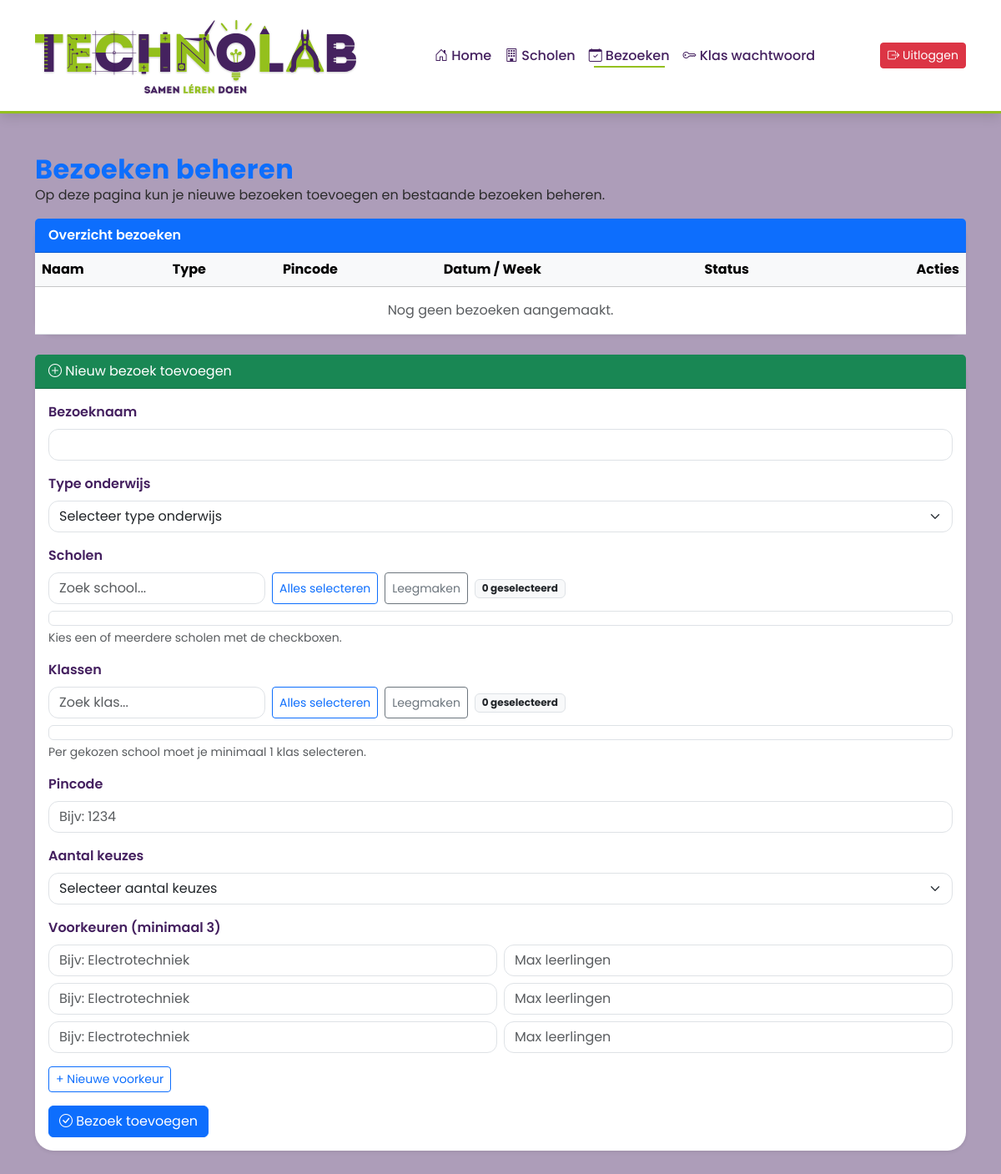
Page /bezoeken.php (signed in) on the earlier database version.
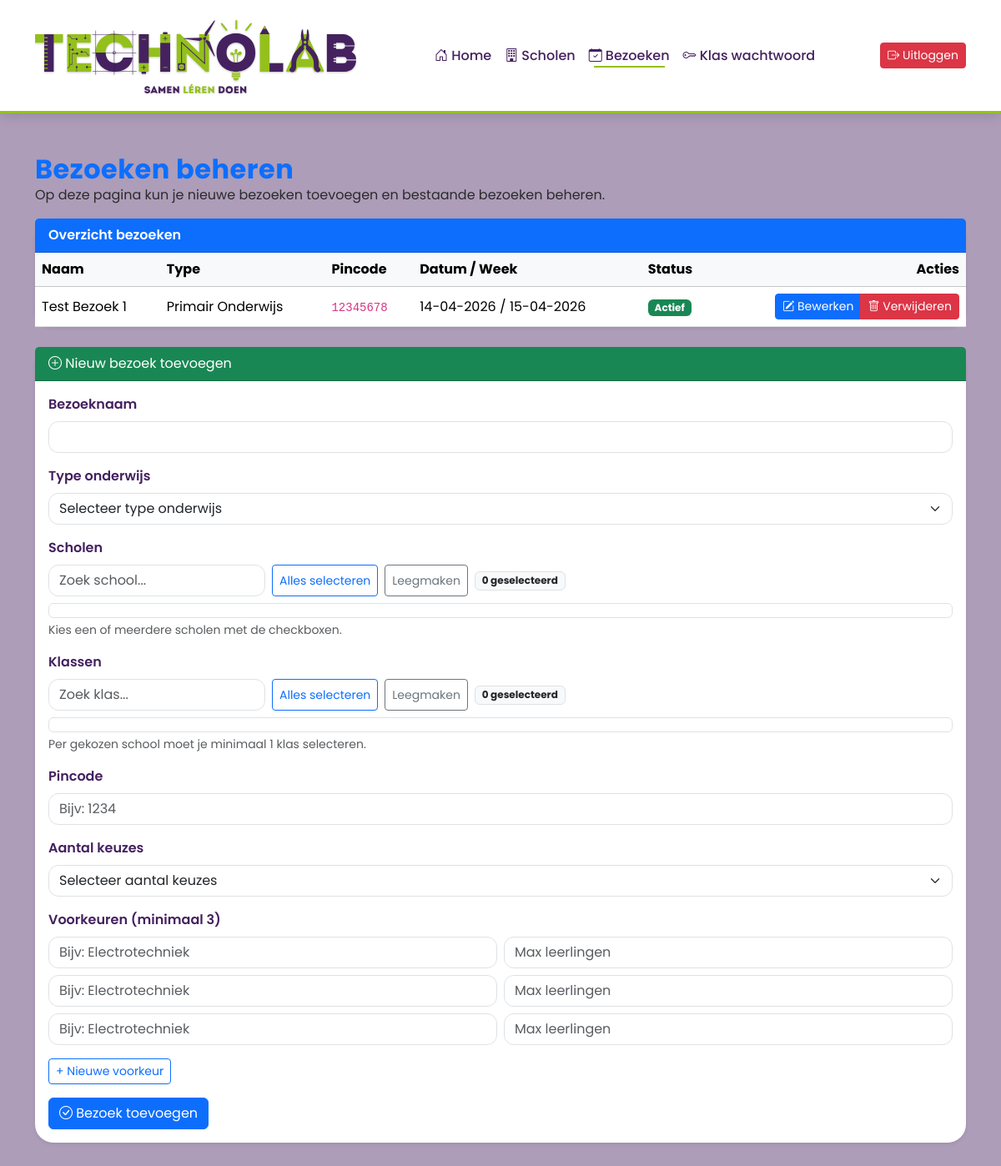
Same page on the later database version.
### tables this page shows
CREATE TABLE `bezoek` (
  `bezoek_id` int(11) NOT NULL,
  `naam` varchar(255) NOT NULL,
  `type_onderwijs` enum('PO','VO','MBO') NOT NULL,
  `pincode` varchar(50) NOT NULL,
  `max_keuzes` tinyint(3) UNSIGNED NOT NULL DEFAULT 2,
  `po_dag1` datetime DEFAULT NULL,
  `po_dag2` datetime DEFAULT NULL,
  `vo_week_start` date DEFAULT NULL,
  `vo_week_eind` date DEFAULT NULL,
  `actief` tinyint(1) NOT NULL DEFAULT 1,
  `created_at` timestamp NOT NULL DEFAULT current_timestamp()
);

### bezoeken.php (the view, shortened to what the rows shown need)
<?php
require 'includes/header.php';
$alle_bezoeken_result = $conn->query('SELECT * FROM bezoek ORDER BY created_at DESC');
$highlight_id = isset($_GET['highlight']) ? (int)$_GET['highlight'] : null;
?>
<div class="ttr-app">
    <div class="container py-5">
        <h2 class="fw-bold text-primary mb-0">Bezoeken beheren</h2>
        <div class="card mb-4 shadow-sm">
            <div class="card-body p-0">
                <div class="table-responsive">
                    <table class="table table-hover align-middle mb-0">
                        <thead class="table-light">
                            <tr>
                                <th>Naam</th>
                                <th>Type</th>
                                <th>Pincode</th>
                                <th>Datum / Week</th>
                                <th>Status</th>
                                <th class="text-end">Acties</th>
                            </tr>
                        </thead>
                        <tbody>
                            <?php if ($alle_bezoeken_result && $alle_bezoeken_result->num_rows > 0): ?>
                                <?php while ($brow = $alle_bezoeken_result->fetch_assoc()): ?>
                                    <?php
                                        $type_labels = ['PO' => 'Primair Onderwijs', 'VO' => 'Voortgezet Onderwijs', 'MBO' => 'MBO'];
                                        $type_label = $type_labels[$brow['type_onderwijs']] ?? $brow['type_onderwijs'];
                                        if ($brow['type_onderwijs'] === 'PO') {
                                            $datum_str = $brow['po_dag1'] ? date('d-m-Y', strtotime($brow['po_dag1'])) : '—';
                                            if ($brow['po_dag2']) $datum_str .= ' / ' . date('d-m-Y', strtotime($brow['po_dag2']));
                                        } else {
                                            $datum_str = ($brow['vo_week_start'] ? date('d-m-Y', strtotime($brow['vo_week_start'])) : '—');
                                            if ($brow['vo_week_eind']) $datum_str .= ' t/m ' . date('d-m-Y', strtotime($brow['vo_week_eind']));
                                        }
                                    ?>
                                    <tr<?= ($highlight_id === (int)$brow['bezoek_id']) ? ' class="table-warning"' : '' ?>>
                                        <td><?= htmlspecialchars($brow['naam']) ?></td>
                                        <td><?= htmlspecialchars($type_label) ?></td>
                                        <td><code><?= htmlspecialchars($brow['pincode']) ?></code></td>
                                        <td><?= htmlspecialchars($datum_str) ?></td>
                                        <td>
                                            <?php if ($brow['actief']): ?>
                                                <span class="badge bg-success">Actief</span>
                                            <?php else: ?>
                                                <span class="badge bg-secondary">Inactief</span>
                                            <?php endif; ?>
                                        </td>
                                        <td class="text-end">
                                            <div class="btn-group" role="group">
                                                <a href="bezoeken.php?edit=<?= (int)$brow['bezoek_id'] ?>" class="btn btn-primary btn-sm">
                                                    <i class="bi bi-pencil-square"></i> Bewerken
                                                </a>
                                                <a href="bezoeken.php?delete=<?= (int)$brow['bezoek_id'] ?>" class="btn btn-danger btn-sm js-confirm" data-confirm="Weet je zeker dat je dit bezoek wilt verwijderen?">
                                                    <i class="bi bi-trash"></i> Verwijderen
                                                </a>
                                            </div>
                                        </td>
                                    </tr>
                                <?php endwhile; ?>
                            <?php else: ?>
                                <tr>
                                    <td colspan="6" class="text-muted text-center py-3">Nog geen bezoeken aangemaakt.</td>
                                </tr>
                            <?php endif; ?>
                        </tbody>
                    </table>
                </div>
            </div>
        </div>
    </div>
</div>
<?php require 'includes/footer.php'; ?>

Differences in the rows shown:
added bezoek: naam "Test Bezoek 1", type_onderwijs "Primair Onderwijs", pincode "12345678", datum_str "14-04-2026 / 15-04-2026", actief "Actief"
Other differences:
text no longer shown: "Nog geen bezoeken aangemaakt."
